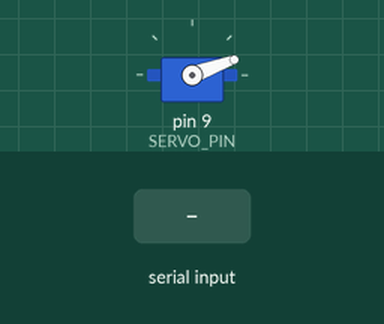
Bench run of a sketch on a simulated Arduino Uno, built with avr-gcc and run on an emulated ATmega328P. Shown: servo. Inputs (shaded band) come from the test bench.

Above: at 1.2 s.
1.3 s: "G,100\n" received over Serial
At 1.76 s:
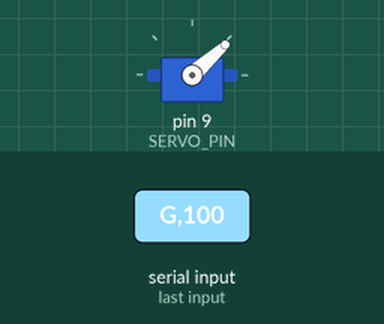
Timing chart, 0 to 4.3 s (numbered marks = the images above; inputs shaded):
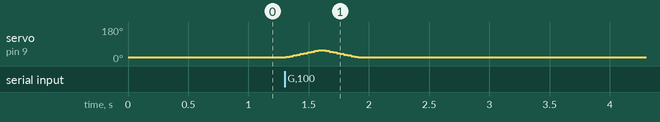

The sketch:

ArduinoClaw.ino
```cpp
/* EMG Claw Lite -- Arduino Uno/Nano + servo.
 * Receive "G,0" through "G,100" followed by '\n' at 115200 baud.
 * Independently open claw if communication stops for 300ms.
 * Servo MUST have its own properly rated external supply, common GND.
 */
#include <Servo.h>
#include <stdlib.h>
#include <string.h>

const byte SERVO_PIN = 9;
const int OPEN_ANGLE = 20;     // Calibrate with the motor unloaded.
const int CLOSED_ANGLE = 100;  // Stop before mechanical hard limits.
const int OPEN_THRESHOLD = 25;
const int CLOSE_THRESHOLD = 45;
const unsigned long SIGNAL_TIMEOUT_MS = 300;
const unsigned long STEP_MS = 15;
const int ANGLE_STEP = 2;

Servo claw;
char line[12];
byte count = 0;
bool discarding = false;
bool gripping = false;
int currentAngle = OPEN_ANGLE;
unsigned long lastValidPacket = 0;
unsigned long lastStep = 0;

void acceptPacket(const char* command) {
  if (strncmp(command, "G,", 2) != 0) return;
  char* endptr = nullptr;
  long level = strtol(command + 2, &endptr, 10);
  if (endptr == command + 2 || *endptr != '\0' || level < 0 || level > 100) return;
  lastValidPacket = millis();
  if (level >= CLOSE_THRESHOLD) gripping = true;
  else if (level <= OPEN_THRESHOLD) gripping = false;
}

void setup() {
  Serial.begin(115200);
  claw.attach(SERVO_PIN);
  claw.write(OPEN_ANGLE);
  lastValidPacket = millis();
}

void loop() {
  while (Serial.available()) {
    const char c = char(Serial.read());
    if (c == '\n') {
      if (!discarding) {
        line[count] = '\0';
        acceptPacket(line);
      }
      count = 0;
      discarding = false;
    } else if (c != '\r' && !discarding) {
      if (count < sizeof(line) - 1) line[count++] = c;
      else discarding = true;
    }
  }

  if (millis() - lastValidPacket > SIGNAL_TIMEOUT_MS) {
    gripping = false;
  }

  const int target = gripping ? CLOSED_ANGLE : OPEN_ANGLE;
  if (millis() - lastStep >= STEP_MS) {
    lastStep = millis();
    if (currentAngle < target) currentAngle = min(currentAngle + ANGLE_STEP, target);
    else if (currentAngle > target) currentAngle = max(currentAngle - ANGLE_STEP, target);
    claw.write(currentAngle);
  }
}
```

Measured:
- after the input at 1.3 s, servo on pin 9 (SERVO_PIN): rises from 20° to 58° in 0.27 s, then falls to 20° in 0.33 s
